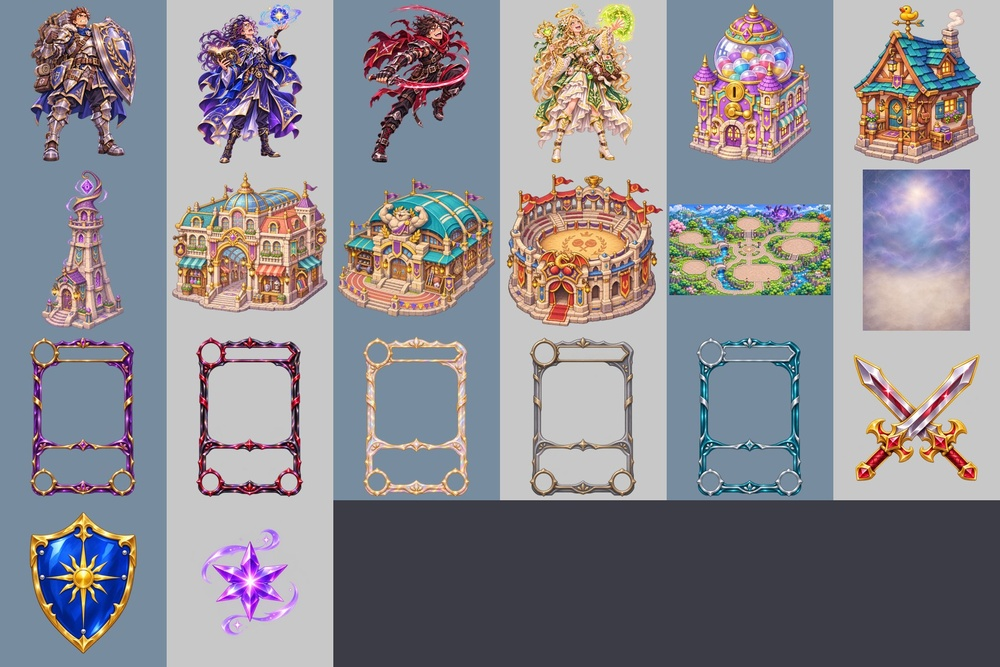
#> input picture art_source/dream_v01/qa/CONTACT_SHEET.jpg, 1000 x 667 px, shrunk from 1800 x 1200 before the run
$ python grid.py ../art_source/dream_v01/qa/CONTACT_SHEET.jpg ../art_source/dream_v01/qa/CONTACT_SHEET.jpg
#> lines starting #> are read from the running program, lines starting #| are printed output that depends on the picture
import sys
from PIL import Image, ImageDraw
def grid(src,dst,z=7):
#> called with z = 7
    im=Image.open(src).convert('RGBA'); W=im.width*z
#> after `W = im.width * z`: W = 7000
    bg=Image.new('RGBA',(W+30,W+30),(200,200,210,255)); bg.alpha_composite(im.resize((W,W),Image.NEAREST),(30,30))
#> after `bg = Image.new('RGBA', (W + 30, W + 30), (200, 200, 210, 255))`:
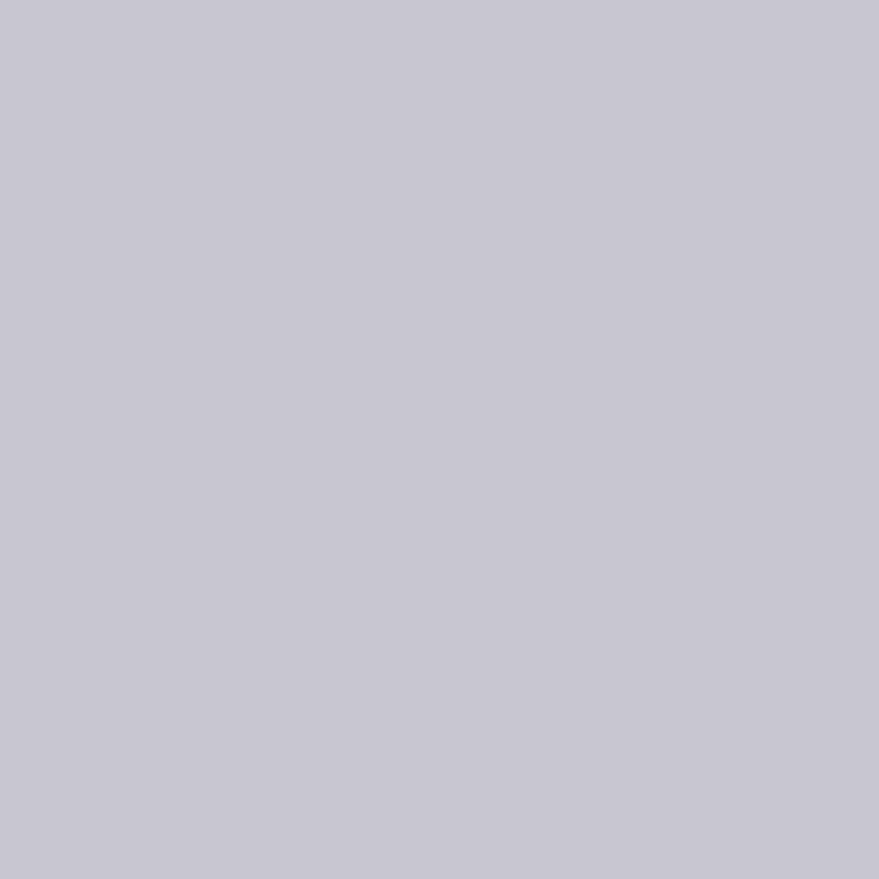
#> bg: PIL image 7030x7030 RGBA (shown at 1/8 size); mean R, G, B, A 200, 200, 210, 255
#> after `bg.alpha_composite(im.resize((W, W), Image.NEAREST), (30, 30))`:
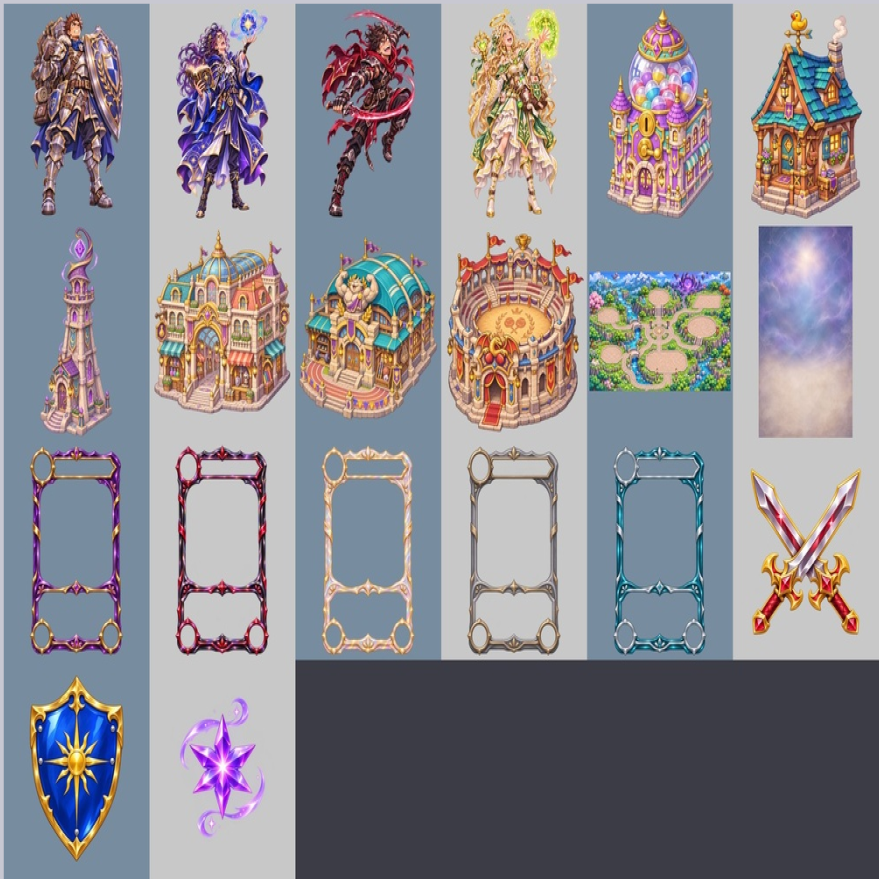
#> bg: PIL image 7030x7030 RGBA (shown at 1/8 size); mean R, G, B, A 141, 138.7, 145.2, 255
    d=ImageDraw.Draw(bg)
    for i in range(0,im.width+1,8):
        col=(255,0,0,255) if i%32==0 else (120,120,140,255)
        d.line([(30+i*z,30),(30+i*z,30+W)],fill=col+(0,)[:0],width=1)
        d.line([(30,30+i*z),(30+W,30+i*z)],fill=col,width=1)
        d.text((30+i*z+1,2),str(i),fill=(0,0,0,255)); d.text((1,30+i*z+1),str(i),fill=(0,0,0,255))
    bg.save(dst)
if __name__=='__main__': grid(sys.argv[1],sys.argv[2])
